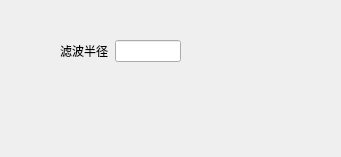
<?xml version="1.0" encoding="UTF-8"?>
<ui version="4.0">
 <class>Dialog</class>
 <widget class="QDialog" name="Dialog">
  <property name="geometry">
   <rect>
    <x>0</x>
    <y>0</y>
    <width>341</width>
    <height>157</height>
   </rect>
  </property>
  <property name="windowTitle">
   <string>Dialog</string>
  </property>
  <widget class="QWidget" name="">
   <property name="geometry">
    <rect>
     <x>60</x>
     <y>40</y>
     <width>121</width>
     <height>22</height>
    </rect>
   </property>
   <layout class="QFormLayout" name="formLayout">
    <item row="0" column="0">
     <widget class="QLabel" name="label">
      <property name="text">
       <string>滤波半径</string>
      </property>
     </widget>
    </item>
    <item row="0" column="1">
     <widget class="QLineEdit" name="lineEdit"/>
    </item>
   </layout>
  </widget>
 </widget>
 <resources/>
 <connections/>
</ui>
